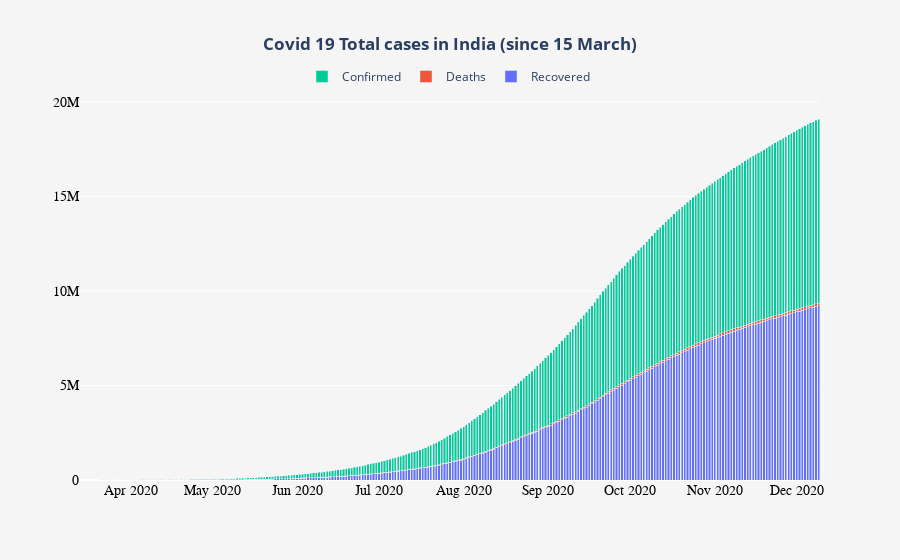

This figure's notebook cell:
### Code cell
fig = go.Figure(go.Bar(x= df2.date, y= df2.cured, name='Recovered'))
fig.add_trace(go.Bar(x=df2.date, y= df2.deaths, name='Deaths'))
fig.add_trace(go.Bar(x=df2.date, y= df2.confirmed, name='Confirmed'))

fig.update_layout(barmode='stack',legend_orientation="h",legend=dict(x= 0.3, y=1.1),
                  xaxis={'categoryorder':'total descending'},
                 title_text='<b>Covid 19 Total cases in India (since 15 March)<b>',
                  title_x=0.5,
                 paper_bgcolor='whitesmoke',
                 plot_bgcolor = "whitesmoke",)
fig.update_xaxes(tickfont=dict(family='Rockwell', color='black', size=14))
fig.update_yaxes(tickfont=dict(family='Rockwell', color='black', size=14))
fig.show()

### Figure 1 — Plotly figure (JSON) as saved in the notebook; plotly's stock layout.template omitted (floating-point values rounded to 4 significant figures; data arrays with more than 128 entries replaced by an {"elided": "..."} marker saying what was removed)
{"data": [{"name": "Recovered", "type": "bar", "x": {"elided": "271 str values"}, "y": {"elided": "271 int values"}}, {"name": "Deaths", "type": "bar", "x": {"elided": "271 str values"}, "y": {"elided": "271 int values"}}, {"name": "Confirmed", "type": "bar", "x": {"elided": "271 str values"}, "y": {"elided": "271 int values"}}], "layout": {"barmode": "stack", "legend": {"orientation": "h", "x": 0.3, "y": 1.1}, "paper_bgcolor": "whitesmoke", "plot_bgcolor": "whitesmoke", "title": {"text": "<b>Covid 19 Total cases in India (since 15 March)<b>", "x": 0.5}, "xaxis": {"categoryorder": "total descending", "tickfont": {"color": "black", "family": "Rockwell", "size": 14}}, "yaxis": {"tickfont": {"color": "black", "family": "Rockwell", "size": 14}}}}
